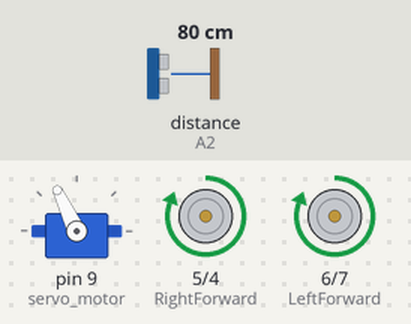
The sketch below on a simulated Arduino Uno, built with avr-gcc and run on an emulated ATmega328P. Shown: servo, motor-driver pin pairs drawn as motors (green arrow = first pin HIGH = forward, orange = second pin HIGH = backward, longer = more drive). The test bench sets the inputs (shaded band); at power-on: distance to the obstacle (sensor on A2) 80 cm. The echo pulse lasts 58.3 µs per cm.

Above: at 3.9 s.
4.0 s: distance to the obstacle (sensor on A2) set to 23 cm
5.5 s: distance to the obstacle (sensor on A2) set to 19 cm
At 7.1 s:
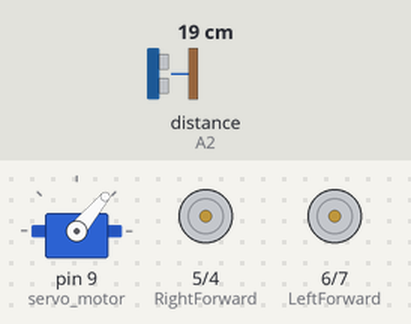
11.5 s: distance to the obstacle (sensor on A2) set to 35 cm
At 12.5 s:
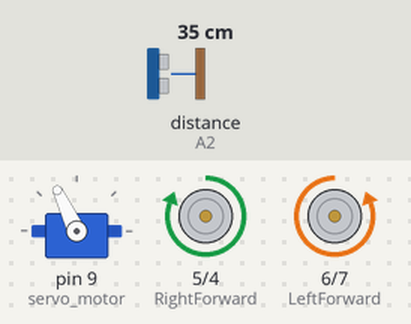
14.1 s: distance to the obstacle (sensor on A2) set to 2 cm
At 16.7 s:
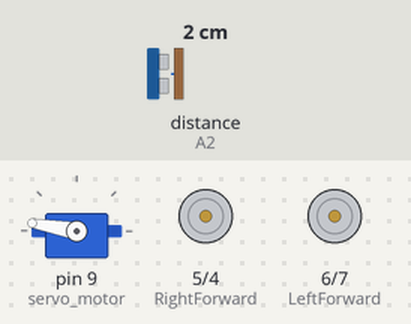
Timing chart, 0 to 18.1 s (numbered marks = the images above; inputs shaded):
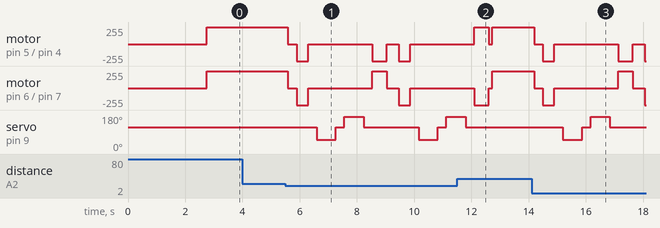

The sketch:

Autonomus.ino
```cpp
#include <Servo.h> //Servo motor library
#include <NewPing.h> //Ultrasonic sensor function library

const int LeftForward = 6;// L298N control pins
const int LeftBackward = 7;
const int RightForward = 5;
const int RightBackward = 4;

#define trig_pin A1 //sensor pins - analog input 1
#define echo_pin A2 //analog input 2
#define maximum_distance 200

boolean goesForward = false;
int distance = 100;

NewPing sonar(trig_pin, echo_pin, maximum_distance); //sensor function
Servo servo_motor; //servo name

void setup(){
  pinMode(RightForward, OUTPUT);
  pinMode(LeftForward, OUTPUT);
  pinMode(LeftBackward, OUTPUT);
  pinMode(RightBackward, OUTPUT);
  servo_motor.attach(9); //servo pin
  servo_motor.write(115);
  delay(2000);
  distance = readPing();
  delay(100);
  distance = readPing();
  delay(100);
  distance = readPing();
  delay(100);
  distance = readPing();
  delay(100);
}

void loop(){
  int distanceRight = 0;
  int distanceLeft = 0;
  delay(50);
   if (distance <= 20){
    moveStop(); // obstacle probably on the route forward, so stop
    delay(300);
    moveBackward();
    delay(400);
    moveStop();
    delay(300);
    distanceRight = lookRight();
    delay(300);
    distanceLeft = lookLeft();
    delay(300);
    if (distance >= distanceLeft){
      turnRight(); // calculate in which direction the obstacle is more far
      moveStop();
    }
    else{
      turnLeft();
      moveStop();
    }
  }
  else{
    moveForward();
  }
    distance = readPing();
}

int lookRight(){
  servo_motor.write(50);
  delay(500);
  int distance = readPing();
  delay(100);
  servo_motor.write(115);
  return distance;
}

int lookLeft(){
  servo_motor.write(170);
  delay(500);
  int distance = readPing();
  delay(100);
  servo_motor.write(115);
  return distance;
  delay(100);
}

int readPing(){
  delay(70);
  int cm = sonar.ping_cm();
  if (cm==0){
    cm=250;
  }
  return cm;
}

void moveStop(){
  digitalWrite(RightForward, LOW);
  digitalWrite(LeftForward, LOW);
  digitalWrite(RightBackward, LOW);
  digitalWrite(LeftBackward, LOW);
}

void moveForward(){
  if(!goesForward){
    goesForward=true;
    digitalWrite(LeftForward, HIGH);
    digitalWrite(RightForward, HIGH);
    digitalWrite(LeftBackward, LOW);
    digitalWrite(RightBackward, LOW);
  }
}

void moveBackward(){
  goesForward=false;
  digitalWrite(LeftBackward, HIGH);
  digitalWrite(RightBackward, HIGH);
  digitalWrite(LeftForward, LOW);
  digitalWrite(RightForward, LOW);
}

void turnRight(){
  digitalWrite(LeftForward, HIGH);
  digitalWrite(RightBackward, HIGH);
  digitalWrite(LeftBackward, LOW);
  digitalWrite(RightForward, LOW);
  delay(500);
  digitalWrite(LeftForward, HIGH);
  digitalWrite(RightForward, HIGH);
  digitalWrite(LeftBackward, LOW);
  digitalWrite(RightBackward, LOW);
}

void turnLeft(){
  digitalWrite(LeftBackward, HIGH);
  digitalWrite(RightForward, HIGH);
  digitalWrite(LeftForward, LOW);
  digitalWrite(RightBackward, LOW);
  delay(500);
  digitalWrite(LeftForward, HIGH);
  digitalWrite(RightForward, HIGH);
  digitalWrite(LeftBackward, LOW);
  digitalWrite(RightBackward, LOW);
}
```

Measured:
- the behaviour switches between 21 and 20 cm on distance to the obstacle (sensor on A2) (found by bisection; images 0 and 1)
- after the input at 4.0 s, every drawn part: stays the same
- after the input at 11.5 s, servo on pin 9 (servo_motor): goes on until 11.8 s, then stays 115°
